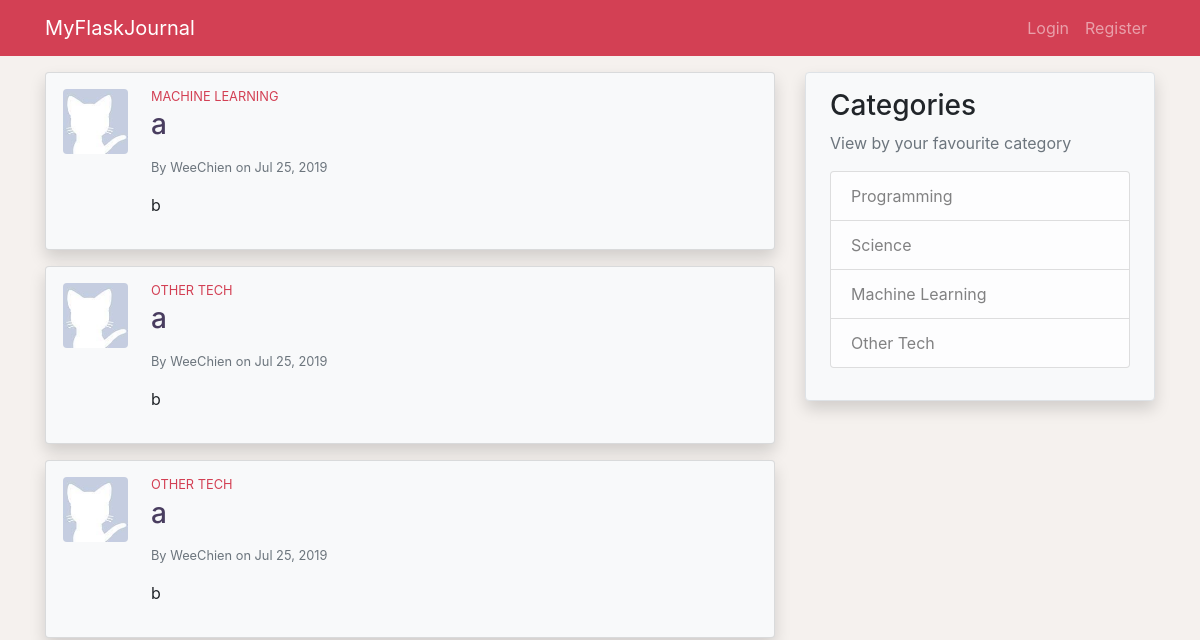
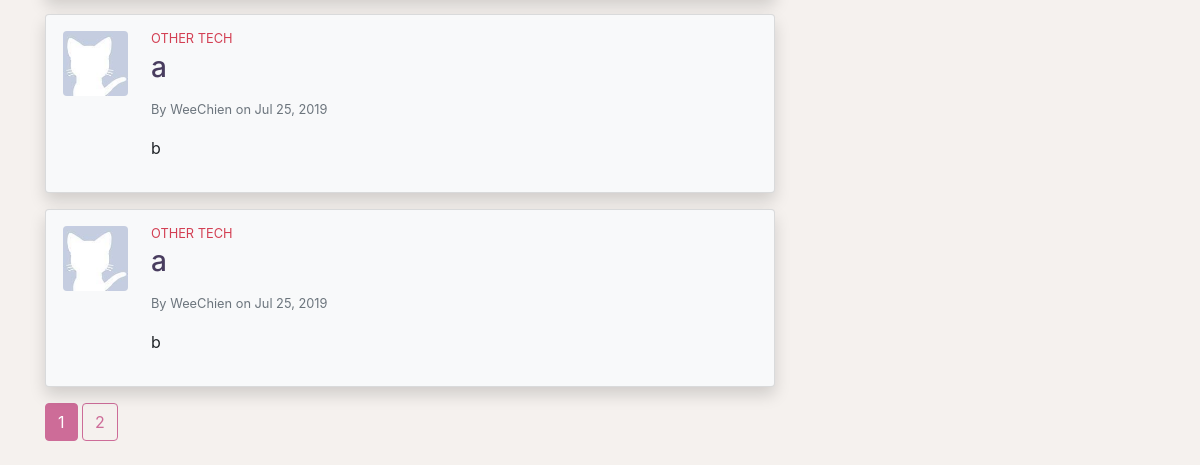
The app's page /home, older data (2 pictures, top to bottom).
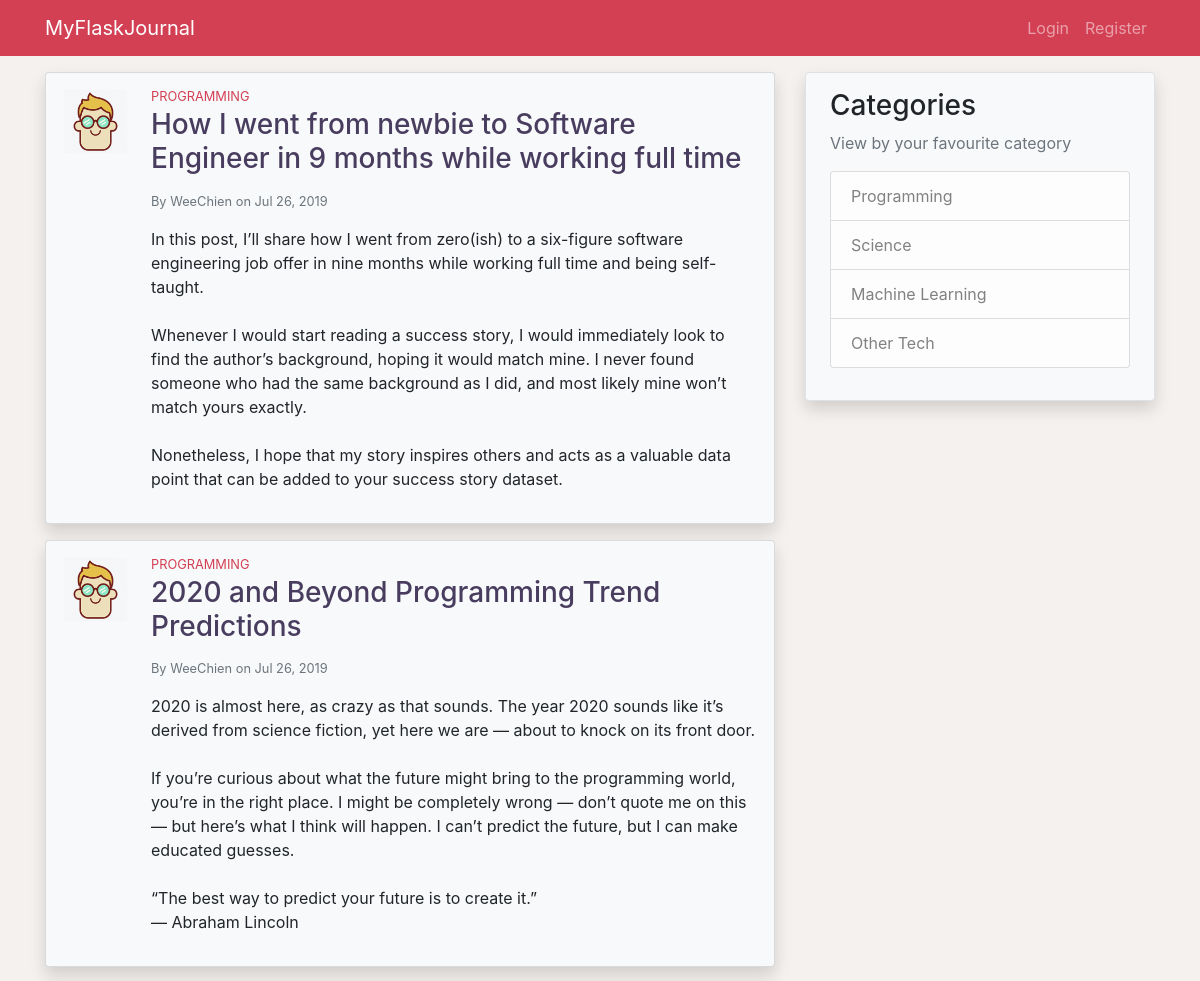
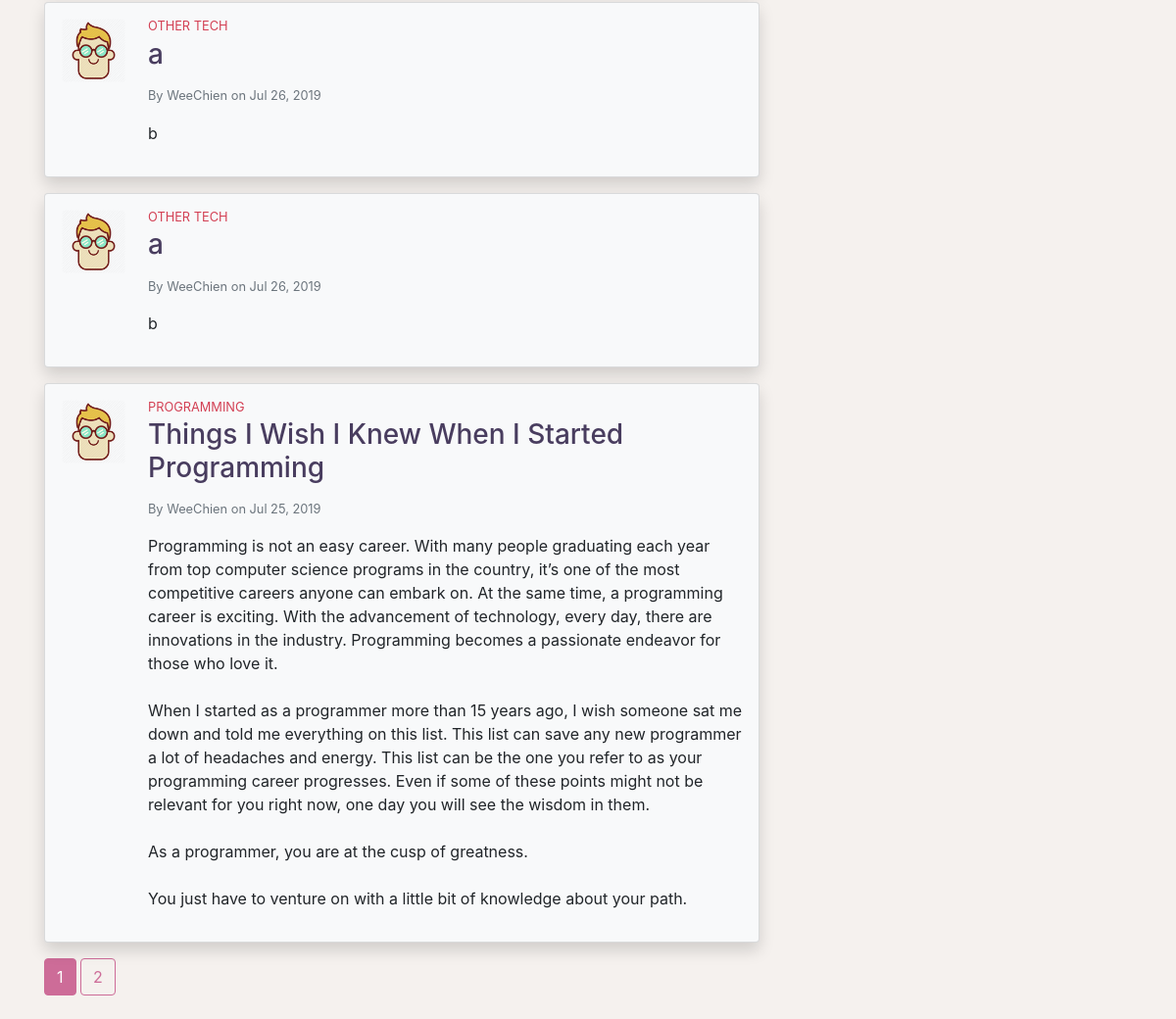
The same page, newer data (2 pictures, top to bottom).
### application/models.py (models this page shows, shortened)
class Post(db.Model):
    id = db.Column(db.Integer, primary_key=True)
    title = db.Column(db.String(100), nullable=False)
    date_posted = db.Column(db.DateTime, nullable=False,
                            default=datetime.utcnow)
    content = db.Column(db.Text, nullable=False)
    category = db.Column(db.String(100), nullable=False)
    user_id = db.Column(db.Integer, db.ForeignKey('user.id'), nullable=False)

class User(db.Model, UserMixin):
    id = db.Column(db.Integer, primary_key=True)
    username = db.Column(db.String(20), unique=True, nullable=False)
    email = db.Column(db.String(120), unique=True, nullable=False)
    image_file = db.Column(db.String(20), nullable=False,
                           default='default.jpg')
    password = db.Column(db.String(60), nullable=False)
    posts = db.relationship('Post', backref='author', lazy=True)

### application/main/routes.py (the view)
@main.route('/')
@main.route('/home')
def index():
    page = request.args.get('page', 1, type=int)
    posts = Post.query.order_by(
        Post.date_posted.desc()).paginate(page=page, per_page=5)
    return render_template('index.html', title='Home', posts=posts)

### application/templates/index.html (shortened to what this page needs)
{% extends 'layout.html' %}
{% block content %}
    {% for post in posts.items %}
        <div class="card mb-3 p-3 shadow bg-light">
            <div class="row">
                <div class="ml-3 mb-3 pr-2">
                    <img src="{{ url_for('static', filename='profile_pics/' + post.author.image_file) }}" class="post-img rounded mx-md-auto d-block">
                </div>
                <div class="col">
                    <h6 class="post-category mb-1 small">
                    </h6>
                    <h3 class="post-title mb-3">
                        <a class="clean-a" href="{{ url_for('posts.post', post_id=post.id) }}">{{ post.title }}</a>
                    </h3>
                    <div class="text-muted small mb-3">
                        By <a class="clean-a" href="{{ url_for('users.user_posts', username=post.author.username) }}">{{ post.author.username }}</a>
                        on {{ post.date_posted.strftime('%b %d, %Y')}}
                    </div>
                    <p class="post-content">{{ post.content }}</p>
                </div>
            </div>
        </div>
    {% endfor %}
    {% for page_num in posts.iter_pages(left_edge=1, right_edge=1, left_current=1, right_current=2) %}
        {% if page_num %}
            {% if page_num == posts.page %}
                <a href="{{ url_for('main.index', page=page_num) }}" class="btn btn-info mb-4">{{ page_num }}</a>
            {% else %}
                <a href="{{ url_for('main.index', page=page_num) }}" class="btn btn-outline-info mb-4">{{ page_num }}</a>
            {% endif %}
        {% else %}
            ...
        {% endif %}
    {% endfor %}
{% endblock %}

Row changes from the older to the newer data that the page shows:
no longer on this page (row edited): Post: image_file (placeholder picture), category "OTHER TECH", title "a", author.username "WeeChien", date_posted "Jul 25, 2019", content "b"
no longer on this page (row unchanged): Post: image_file (placeholder picture), category "OTHER TECH", title "a", author.username "WeeChien", date_posted "Jul 25, 2019", content "b"
no longer on this page (row edited): Post: image_file (placeholder picture), category "OTHER TECH", title "a", author.username "WeeChien", date_posted "Jul 25, 2019", content "b"
no longer on this page (row edited): Post: image_file (placeholder picture), category "OTHER TECH", title "a", author.username "WeeChien", date_posted "Jul 25, 2019", content "b"
added Post: image_file (picture), category "PROGRAMMING", title "How I went from newbie to Software Engineer in 9 months while working full time", author.username "WeeChien", date_posted "Jul 26, 2019", content "In this post, I’ll share how I went from zero(ish) to a six-figure software engineering job offer in nine months while working full time and being self-taught. Whenever I would start reading a success story, I would immediately look to find the author’s background, hoping it would match mine. I never found someone who had the same background as I did, and most likely mine won’t match yours exactly. Nonetheless, I hope that my story inspires others and acts as a valuable data point that can be added to your success story dataset."
added Post: image_file (picture), category "PROGRAMMING", title "2020 and Beyond Programming Trend Predictions", author.username "WeeChien", date_posted "Jul 26, 2019", content "2020 is almost here, as crazy as that sounds. The year 2020 sounds like it’s derived from science fiction, yet here we are — about to knock on its front door. If you’re curious about what the future might bring to the programming world, you’re in the right place. I might be completely wrong — don’t quote me on this— but here’s what I think will happen. I can’t predict the future, but I can make educated guesses. “The best way to predict your future is to create it.” ― Abraham Lincoln"
added Post: image_file (picture), category "OTHER TECH", title "a", author.username "WeeChien", date_posted "Jul 26, 2019", content "b"
added Post: image_file (picture), category "OTHER TECH", title "a", author.username "WeeChien", date_posted "Jul 26, 2019", content "b"
changed Post: image_file: picture added in place of a placeholder; category "MACHINE LEARNING" → "PROGRAMMING"; title "a" → "Things I Wish I Knew When I Started Programming"; content "b" → "Programming is not an easy career. With many people graduating each year from top computer science programs in the country, it’s one of the most competitive careers anyone can embark on. At the same time, a programming career is exciting. With the advancement of technology, every day, there are innovations in the industry. Programming becomes a passionate endeavor for those who love it. When I started as a programmer more than 15 years ago, I wish someone sat me down and told me everything on this list. This list can save any new programmer a lot of headaches and energy. This list can be the one you refer to as your programming career progresses. Even if some of these points might not be…"
